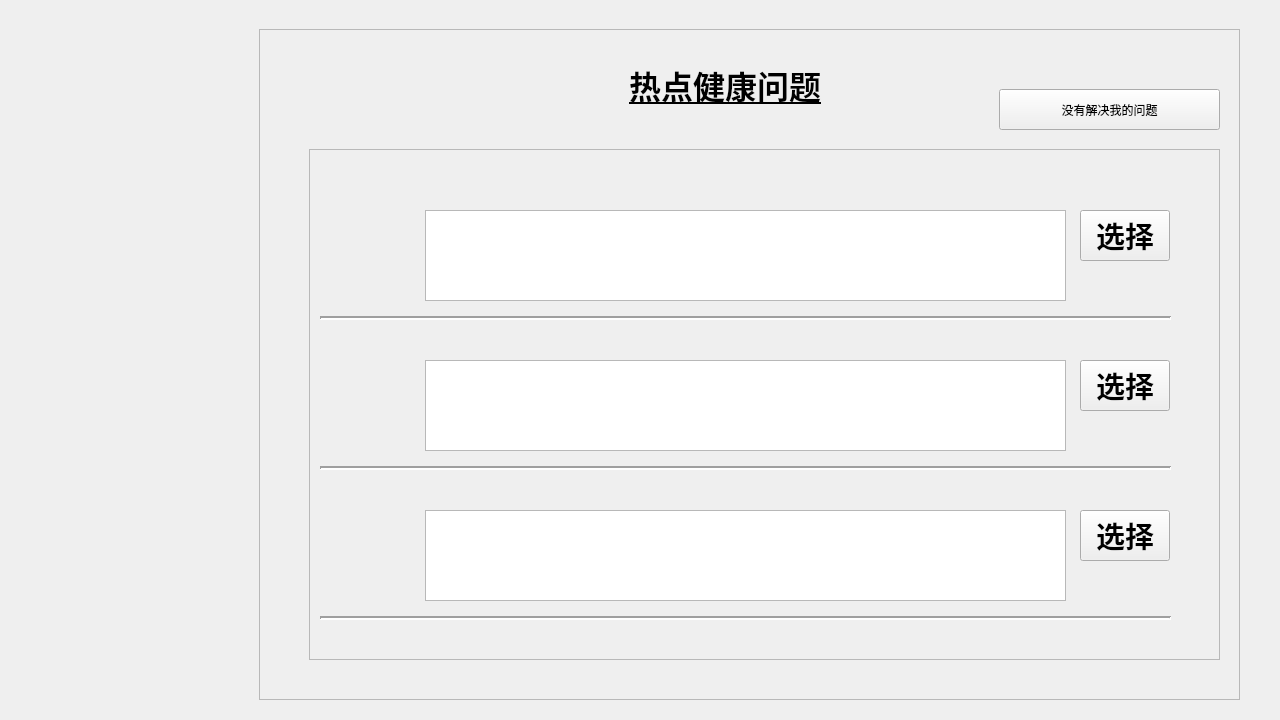
<?xml version="1.0" encoding="UTF-8"?>
<ui version="4.0">
 <class>Form</class>
 <widget class="QWidget" name="Form">
  <property name="geometry">
   <rect>
    <x>0</x>
    <y>0</y>
    <width>1280</width>
    <height>720</height>
   </rect>
  </property>
  <property name="windowTitle">
   <string>Form</string>
  </property>
  <widget class="QFrame" name="PMD_HHP">
   <property name="geometry">
    <rect>
     <x>259</x>
     <y>29</y>
     <width>981</width>
     <height>671</height>
    </rect>
   </property>
   <property name="frameShape">
    <enum>QFrame::StyledPanel</enum>
   </property>
   <property name="frameShadow">
    <enum>QFrame::Raised</enum>
   </property>
   <widget class="QLabel" name="page_title_label">
    <property name="geometry">
     <rect>
      <x>370</x>
      <y>10</y>
      <width>201</width>
      <height>91</height>
     </rect>
    </property>
    <property name="font">
     <font>
      <family>思源宋体 CN</family>
      <pointsize>24</pointsize>
      <weight>75</weight>
      <bold>true</bold>
      <underline>true</underline>
     </font>
    </property>
    <property name="text">
     <string>热点健康问题</string>
    </property>
   </widget>
   <widget class="QPushButton" name="no_answer_button">
    <property name="geometry">
     <rect>
      <x>740</x>
      <y>60</y>
      <width>221</width>
      <height>41</height>
     </rect>
    </property>
    <property name="text">
     <string>没有解决我的问题</string>
    </property>
   </widget>
   <widget class="QScrollArea" name="scrollArea">
    <property name="geometry">
     <rect>
      <x>50</x>
      <y>120</y>
      <width>911</width>
      <height>511</height>
     </rect>
    </property>
    <property name="widgetResizable">
     <bool>true</bool>
    </property>
    <widget class="QWidget" name="scrollAreaWidgetContents">
     <property name="geometry">
      <rect>
       <x>0</x>
       <y>0</y>
       <width>909</width>
       <height>509</height>
      </rect>
     </property>
     <widget class="QLabel" name="label_2">
      <property name="geometry">
       <rect>
        <x>10</x>
        <y>60</y>
        <width>91</width>
        <height>91</height>
       </rect>
      </property>
      <property name="text">
       <string/>
      </property>
      <property name="pixmap">
       <pixmap>../我的.png</pixmap>
      </property>
      <property name="scaledContents">
       <bool>true</bool>
      </property>
     </widget>
     <widget class="QTextBrowser" name="textBrowser">
      <property name="geometry">
       <rect>
        <x>115</x>
        <y>60</y>
        <width>641</width>
        <height>91</height>
       </rect>
      </property>
     </widget>
     <widget class="QPushButton" name="pushButton_2">
      <property name="geometry">
       <rect>
        <x>770</x>
        <y>60</y>
        <width>90</width>
        <height>51</height>
       </rect>
      </property>
      <property name="font">
       <font>
        <family>思源宋体 CN</family>
        <pointsize>22</pointsize>
        <weight>75</weight>
        <bold>true</bold>
       </font>
      </property>
      <property name="text">
       <string>选择</string>
      </property>
      <property name="autoDefault">
       <bool>true</bool>
      </property>
      <property name="default">
       <bool>false</bool>
      </property>
     </widget>
     <widget class="Line" name="line">
      <property name="geometry">
       <rect>
        <x>10</x>
        <y>160</y>
        <width>851</width>
        <height>16</height>
       </rect>
      </property>
      <property name="lineWidth">
       <number>2</number>
      </property>
      <property name="orientation">
       <enum>Qt::Horizontal</enum>
      </property>
     </widget>
     <widget class="Line" name="line_2">
      <property name="geometry">
       <rect>
        <x>10</x>
        <y>310</y>
        <width>851</width>
        <height>16</height>
       </rect>
      </property>
      <property name="lineWidth">
       <number>2</number>
      </property>
      <property name="orientation">
       <enum>Qt::Horizontal</enum>
      </property>
     </widget>
     <widget class="QTextBrowser" name="textBrowser_2">
      <property name="geometry">
       <rect>
        <x>115</x>
        <y>210</y>
        <width>641</width>
        <height>91</height>
       </rect>
      </property>
     </widget>
     <widget class="QLabel" name="label_3">
      <property name="geometry">
       <rect>
        <x>10</x>
        <y>210</y>
        <width>91</width>
        <height>91</height>
       </rect>
      </property>
      <property name="text">
       <string/>
      </property>
      <property name="pixmap">
       <pixmap>../我的.png</pixmap>
      </property>
      <property name="scaledContents">
       <bool>true</bool>
      </property>
     </widget>
     <widget class="QPushButton" name="pushButton_3">
      <property name="geometry">
       <rect>
        <x>770</x>
        <y>210</y>
        <width>90</width>
        <height>51</height>
       </rect>
      </property>
      <property name="font">
       <font>
        <family>思源宋体 CN</family>
        <pointsize>22</pointsize>
        <weight>75</weight>
        <bold>true</bold>
       </font>
      </property>
      <property name="text">
       <string>选择</string>
      </property>
     </widget>
     <widget class="Line" name="line_3">
      <property name="geometry">
       <rect>
        <x>10</x>
        <y>460</y>
        <width>851</width>
        <height>16</height>
       </rect>
      </property>
      <property name="lineWidth">
       <number>2</number>
      </property>
      <property name="orientation">
       <enum>Qt::Horizontal</enum>
      </property>
     </widget>
     <widget class="QTextBrowser" name="textBrowser_3">
      <property name="geometry">
       <rect>
        <x>115</x>
        <y>360</y>
        <width>641</width>
        <height>91</height>
       </rect>
      </property>
     </widget>
     <widget class="QLabel" name="label_4">
      <property name="geometry">
       <rect>
        <x>10</x>
        <y>360</y>
        <width>91</width>
        <height>91</height>
       </rect>
      </property>
      <property name="text">
       <string/>
      </property>
      <property name="pixmap">
       <pixmap>../我的.png</pixmap>
      </property>
      <property name="scaledContents">
       <bool>true</bool>
      </property>
     </widget>
     <widget class="QPushButton" name="pushButton_4">
      <property name="geometry">
       <rect>
        <x>770</x>
        <y>360</y>
        <width>90</width>
        <height>51</height>
       </rect>
      </property>
      <property name="font">
       <font>
        <family>思源宋体 CN</family>
        <pointsize>22</pointsize>
        <weight>75</weight>
        <bold>true</bold>
       </font>
      </property>
      <property name="text">
       <string>选择</string>
      </property>
     </widget>
    </widget>
   </widget>
  </widget>
 </widget>
 <resources/>
 <connections/>
</ui>
